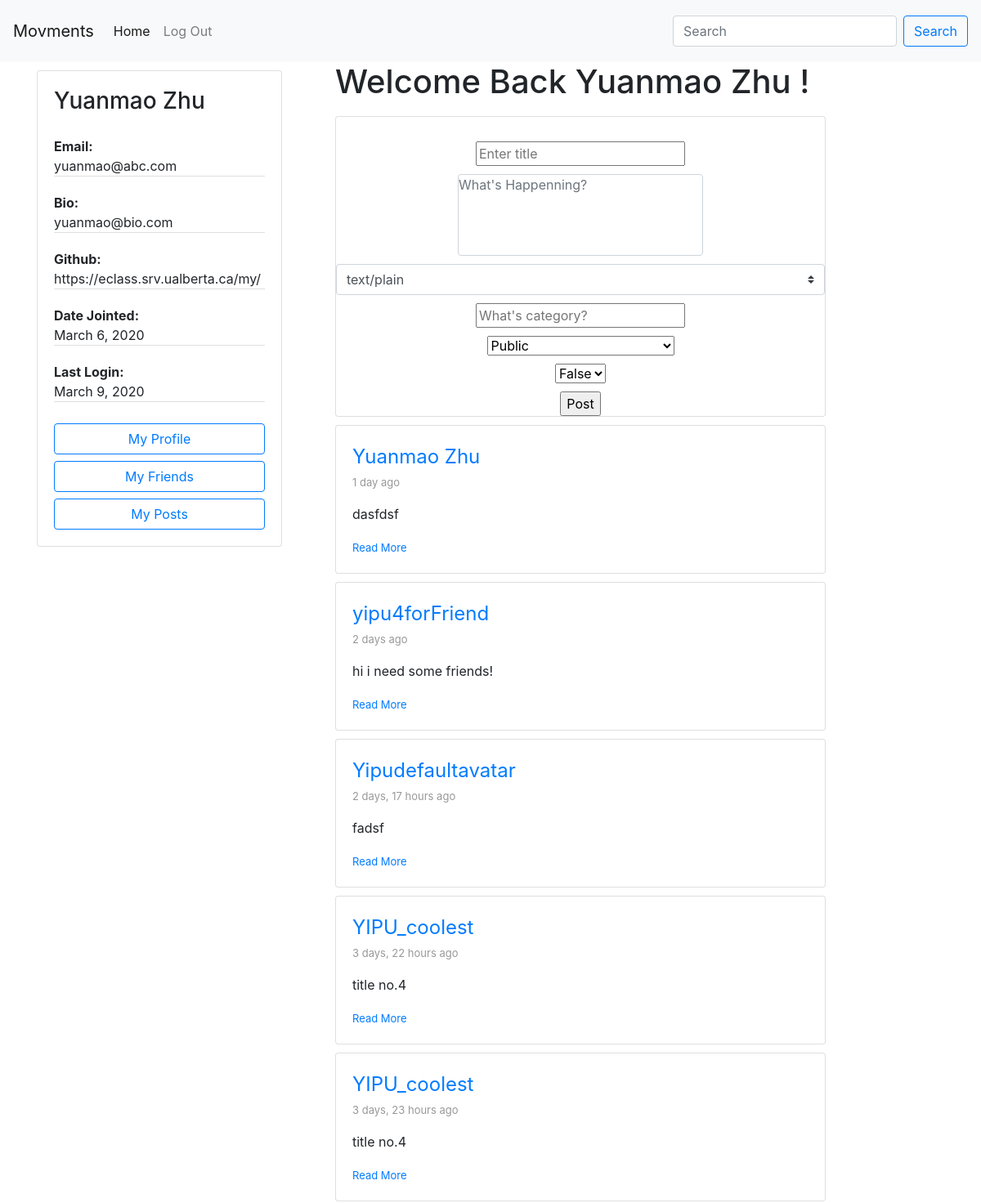
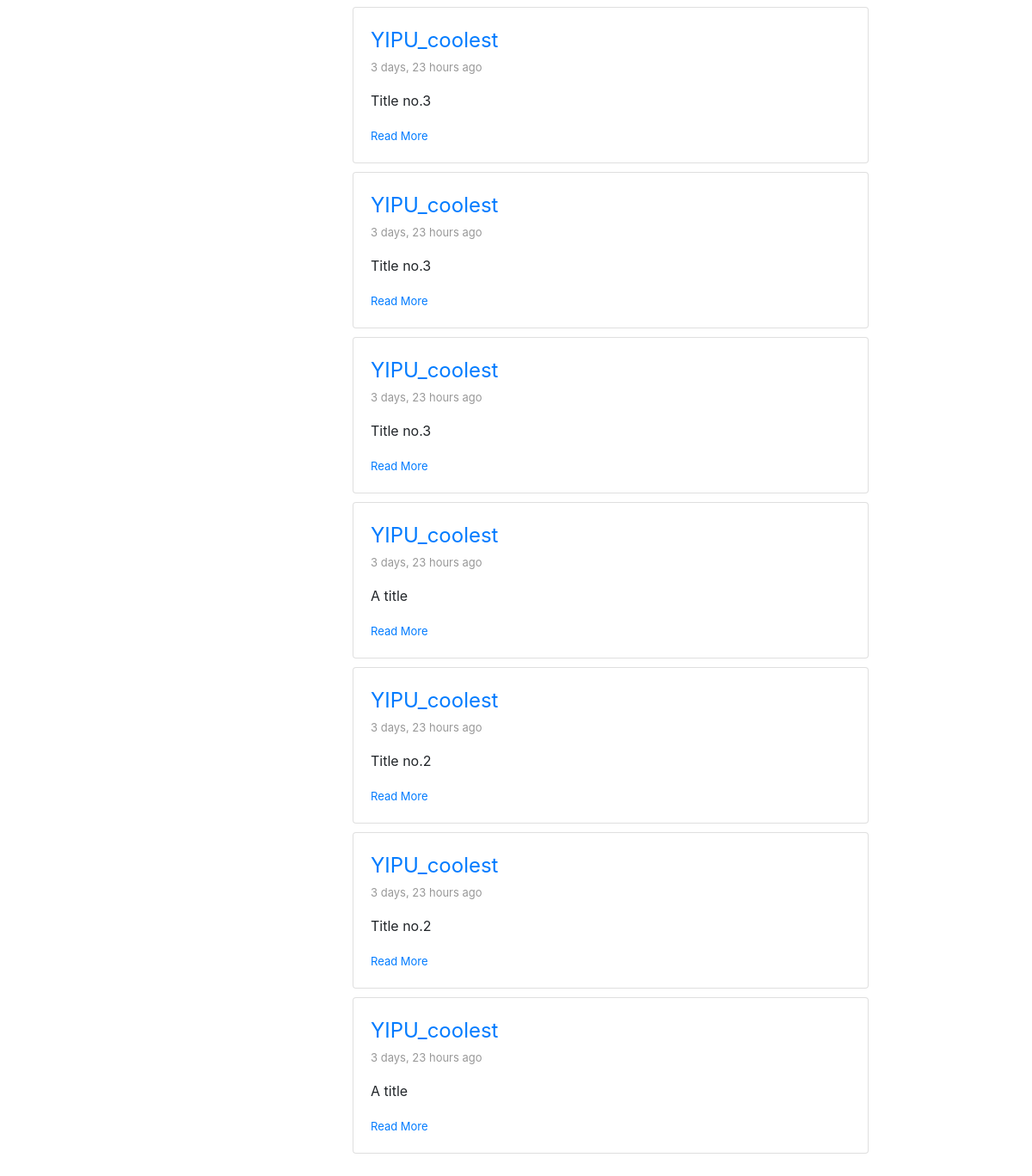
Screenshot of /service/posts/ (signed in) with the database file from the repository (2 pictures, top to bottom).
### accounts/models.py (models this page shows, shortened)
class Author(AbstractBaseUser):
    email=models.EmailField(
        verbose_name='email address',
        max_length=60,
        unique=True,
    )
    uid_str = uuid.uuid4().urn
    uuid_str = uid_str[9:] # str(settings.HOSTNAME)+"/author/"+
    id = models.CharField(primary_key=True, default=uuid_str, editable=False,max_length=100,unique=True)
    displayName = models.CharField(max_length=30)
    host = models.URLField(default=settings.HOSTNAME, max_length=100)
    url = models.URLField(default=uuid_str,max_length=100)
    avatar = models.ImageField(upload_to='avatar/', default = 'avatar/default-avatar.png', blank=True, null=True)
    github = models.URLField(default="", max_length=100, null=True)
    bio = models.CharField(max_length=200, null=True)
    date_joined=models.DateField(verbose_name="date joined", auto_now=True)
    last_login=models.DateField(verbose_name="date joined", auto_now=True)
    is_active=models.BooleanField(default=True)
    is_admin=models.BooleanField(default=False)
    objects = AuthorManager()
    USERNAME_FIELD = 'email'
    REQUIRED_FIELDS = ['displayName', ]

### posting/models.py (models this page shows)
class Post(models.Model):
    POST_VISIBILITY = (
        ('PUBLIC', 'Public'),
        ('PRIVATE', 'Prviate to self'),
        ('FRIENDS', 'Private to friends'),
        ('FOAF', 'Private to friends of friends'),
        ('SERVERONLY', 'Private to local friends'),
    )
    CONTENT_TYPE = {
        ('text', 'text/plain'),
        ('md', 'text/markdown'),
    }
    UNLISTED = {
        (True, 'True'),
        (False, 'False'),
    }
    id = models.UUIDField(primary_key=True, default=uuid.uuid4, editable=False)
    author = models.ForeignKey(Author, on_delete=models.CASCADE)
    title = models.CharField(max_length=50)
    content_type = models.CharField(max_length=4, default = 'text', choices=CONTENT_TYPE)
    content = models.CharField(max_length=200)
    category = models.CharField(max_length=200)
    unlisted = models.BooleanField(default=False, choices=UNLISTED)
    pub_date = models.DateTimeField('date posted', auto_now_add=True, blank=True)
    visibility = models.CharField(max_length=10, default = 'PUBL', choices=POST_VISIBILITY)

### posting/views.py (the view, shortened to what this page needs)
# urls.py: path('posts/', views.ViewPublicPosts, name='view public posts'),
def ViewPublicPosts(request):
    public_posts = Post.objects.filter(visibility='PUBLIC', unlisted=False).order_by('-pub_date')[:50]
    form = PostNewForm(request.POST or None)
    context = {
        'public_post_list': public_posts,
        'form': form,
    }
    return render(request, "posting/stream.html", context)

### posting/forms.py
class PostNewForm(forms.ModelForm):
    content = forms.CharField(
        widget=forms.Textarea(
            attrs={
                "class": "textarea form-control",
                "rows": 30,
                "cols": 50,
                "style": "resize:none",
            }
        )
    )
    class Meta:
        model = Post
        fields = [
            'title',
            'content',
            'content_type',
            'category',
            'visibility',
            'unlisted',
        ]

### posting/templates/posting/stream.html (shortened to what this page needs)
{% extends 'posting/homepage.html' %}
{% block shortProfile %}
    {% if request.user.is_authenticated %}
        <div class="short-profile">
            {% include 'posting/profile-card.html' with request=request %}
        </div>
    {% endif %}
{% endblock %}
{% block content %}
    {% if public_post_list %}
        <ul>
            {% for post in public_post_list %}
            <li>
                {% include 'posting/post-inline-view.html' with post=post %}
            </li>
            {% endfor %}
        </ul>
    {% else %}
        <p>No Public posts... Go make some!</p>
    {% endif %}
{% endblock %}
{% block newPost %}
    {% if request.user.is_authenticated %}
        {% include 'posting/post-input-form.html' with post=post %}
    {% endif %}
{% endblock %}

### posting/templates/posting/profile-card.html
<div class="card" style="width: 300px;">
    <div class="card-body">
    <h3 class="card-title">{{request.user.displayName }}</h3>
    <p class="card-text">
        <ul class="list-group list-group-flush">
            <li class="list-group-item" style="padding: 0;"><span style="font-weight: bold;">Email:</span><br>{{ request.user.email }}</li>
            <li class="list-group-item" style="padding: 0;"><span style="font-weight: bold;">Bio:</span><br>{{ request.user.bio }}</li>
            <li class="list-group-item" style="padding: 0;"><span style="font-weight: bold;">Github:</span><br>{{ request.user.github }}</li>
            <li class="list-group-item" style="padding: 0;"><span style="font-weight: bold;">Date Jointed:</span><br> {{ request.user.date_joined }}</li>
            <li class="list-group-item" style="padding: 0;"><span style="font-weight: bold;">Last Login:</span><br>{{ request.user.last_login }}</li>
        </ul>
    </p>
    <div id="user-menu">
        <a href="{% url 'accounts:view profile' request.user.id %}" class="btn btn-outline-primary btn-block">My Profile</a>
        <a href="{% url 'friendship:get friends list' request.user.id %}" class="btn btn-outline-primary btn-block">My Friends</a>
        <a href="{% url 'posting:view user posts' request.user.id %}" class="btn btn-outline-primary btn-block">My Posts</a>
    </div>
    </div>
</div>

### posting/templates/posting/post-input-form.html (shortened to what this page needs)
<h1 style="text-align:center">Welcome Back {{ request.user.displayName }} !</h1>
<div class="card" style="width: 600px;">
    <form action="." method="POST" class="post-form">
        <div>
            {{ form.as_ul }}
        <input type="submit" value="Post">
        </div>
    </form>
</div>

### posting/templates/posting/post-inline-view.html
<div class="card" style="width:600px">
    <div class="card-body">
      <a class="displa-name" style="font-size:x-large" href="{% url 'accounts:view profile' post.author.id %}">{{post.author.displayName}}</a>
      <br>
      <span id="timestamp">{{ post.pub_date|timesince }} ago</span>
      <p class="card-text"><p>{{ post.title }}</p></p>
      <a  class="" href="{% url 'posting:view post details' post.id %}" style="font-size: small;" >Read More</a>
    </div>
</div>

### posting/templates/posting/base.html (style rules this page uses)
ul { padding: 0; list-style-type: none; }
.post-form { text-align: center; }
.post-form #id_title { margin-top: 20px; }
.post-form #id_content { width: 300px; height: 100px; padding: 0; }
li { padding: 0; list-style-type: none; margin-top: 10px; margin-bottom: 10px; }
#timestamp { font-size: small; color:#989898; }
.card { margin-top: 10px; }
#id_content { margin: 0 auto; float: none; }

### rows the page displays
Author: user.displayName "Yuanmao Zhu", user.email "yuanmao@abc.com", user.bio "yuanmao@bio.com", user.github "https://eclass.srv.ualberta.ca/my/", user.date_joined "March 6, 2020", user.last_login "March 9, 2020"
Post: author.displayName "Yuanmao Zhu", pub_date "1 day", title "dasfdsf"
Post: author.displayName "yipu4forFriend", pub_date "2 days", title "hi i need some friends!"
Post: author.displayName "Yipudefaultavatar", pub_date "2 days, 17 hours", title "fadsf"
Post: author.displayName "YIPU_coolest", pub_date "3 days, 22 hours", title "title no.4"
Post: author.displayName "YIPU_coolest", pub_date "3 days, 23 hours", title "title no.4"
Post: author.displayName "YIPU_coolest", pub_date "3 days, 23 hours", title "Title no.3"
Post: author.displayName "YIPU_coolest", pub_date "3 days, 23 hours", title "Title no.3"
Post: author.displayName "YIPU_coolest", pub_date "3 days, 23 hours", title "Title no.3"
Post: author.displayName "YIPU_coolest", pub_date "3 days, 23 hours", title "A title"
Post: author.displayName "YIPU_coolest", pub_date "3 days, 23 hours", title "Title no.2"
Post: author.displayName "YIPU_coolest", pub_date "3 days, 23 hours", title "Title no.2"
Post: author.displayName "YIPU_coolest", pub_date "3 days, 23 hours", title "A title"
